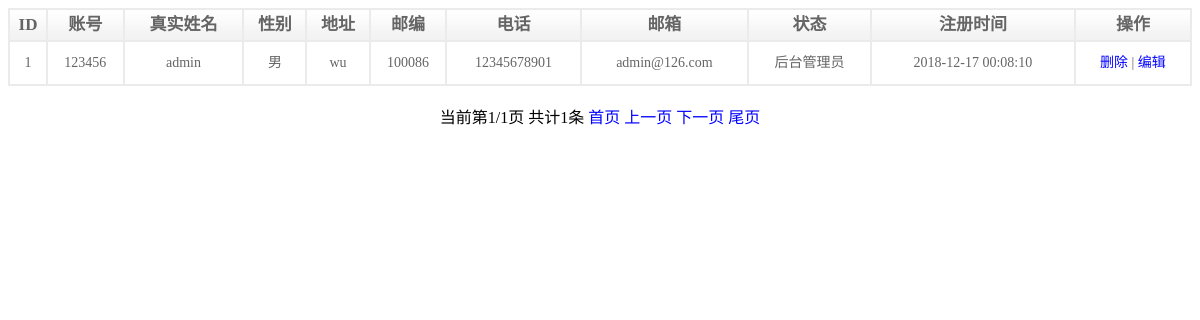
The app's page /admin/root/root.php with its own data.
### tables this page shows
CREATE TABLE IF NOT EXISTS `root` (
  `id` int(11) unsigned NOT NULL AUTO_INCREMENT,
  `username` varchar(32) NOT NULL,
  `name` varchar(16) DEFAULT NULL,
  `pass` char(32) NOT NULL,
  `sex` tinyint(1) DEFAULT NULL,
  `address` varchar(255) DEFAULT NULL,
  `code` char(6) DEFAULT NULL,
  `phone` varchar(16) DEFAULT NULL,
  `email` varchar(50) NOT NULL,
  `state` tinyint(1) DEFAULT '1',
  `addtime` int(11) unsigned DEFAULT NULL,
  PRIMARY KEY (`id`),
  UNIQUE KEY `username` (`username`)
);

### public/Model.class.php (called while the page is built, shortened)
 <?php
class Model
{
	protected $link;
	protected $tableName;
	protected $limit = null;
	public function __construct($tableName)
	{
		$this->link = @mysqli_connect(HOST,USER,PASS,DBNAME) or die("数据库连接失败");
		mysqli_set_charset($this->link,"utf8");
		$this->tableName = $tableName;
		$this->loadFields();
	}
	private function loadFields()
	{
		$sql = "desc {$this->tableName}";
		$result = mysqli_query($this->link,$sql);
		while($row = mysqli_fetch_assoc($result)){
			$this->fields[] = $row['Field'];
			if($row['Key']=="PRI"){
				$this->pk = $row['Field'];
			}
		}
	}
	public function total()
	{
		$sql = "select count(*) from {$this->tableName}";
		$result = mysqli_query($this->link,$sql);
		$res = mysqli_fetch_row($result);
		return $res[0];
	}
	public function select()
	{
		$sql = "select * from {$this->tableName}";
		if(!empty($this->limit)){
			$sql .= " limit ".$this->limit;
		}
		$result = mysqli_query($this->link,$sql);
		$list = mysqli_fetch_all($result,MYSQLI_ASSOC);
		$this->limit = null;
		return $list;
	}
	public function limit($m,$n=0)
	{
		if($n==0){
			$this->limit = $m;
		}else{
			$this->limit = $m.",".$n;
		}
		return $this;
	}
}

### admin/root/root.php (the view, shortened to what this page needs)
 <!doctype html>
<html>
<head>
</head>
<body>
	<center>
		<table class="table" width="100%">
			<tr>
				<th>ID</th>
				<th>账号</th>
				<th>真实姓名</th>
				<th>性别</th>
				<th>地址</th>
				<th>邮编</th>
				<th>电话</th>
				<th>邮箱</th>
				<th>状态</th>
				<th>注册时间</th>
				<th>操作</th>
			</tr>
			<?php
			$sex = ['0'=>"女",'1'=>"男"];
			$state = array("0"=>"后台管理员","1"=>"用户","2"=>"禁用");
			require("../../public/Model.class.php");
			require("../../public/Page.class.php");
					$mod = new Model("root");
					$total = $mod->total();
					$page = new Page($total,8);
					$list = $mod->limit($page->limit())->select();
					foreach ($list as $row) {
						echo "<center>";
						echo "<tr>";
						echo "<td>{$row['id']}</td>";
						echo "<td>{$row['username']}</td>";
						echo "<td>{$row['name']}</td>";
						echo "<td>{$sex[$row['sex']]}</td>";
						echo "<td>{$row['address']}</td>";
						echo "<td>{$row['code']}</td>";
						echo "<td>{$row['phone']}</td>";
						echo "<td>{$row['email']}</td>";
						echo "<td>{$state[$row['state']]}</td>";
						echo "<td>".date("Y-m-d H:i:s",$row['addtime'])."</td>";
						echo "<td><a href='action.php?a=del&id={$row['id']}'>删除</a> | <a href='edit.php?id={$row['id']}'>编辑</a></td>";
						echo "</center>";
				}
			 ?>
		</table>
		<br>
		<?php echo $page->show(); ?>
	</center>
</body>
</html>

### admin/root/root.php (style rules this page uses)
.table { font-size:14px; font-family:宋体; text-align: center; line-height: 40px; border-spacing:0; border-left:1px solid #EBEBEB; border-right:1px solid #EBEBEB; border-bottom:1px solid #EBEBEB; border-top:1px solid #EBEBEB; color: #656565; }
th,td { border:1px solid #EBEBEB; }
th { line-height: 28px; font-size:17px; font-family:幼体; background: rgba(0, 0, 0, 0) url("../include/images/list_bg.jpg") repeat-x scroll 0 0; }
a { color: blue; text-decoration:none; }

### records on screen
root: id "1", username "123456", name "admin", sex "男", address "wu", code "100086", phone "12345678901", email "admin@126.com", state "后台管理员", addtime "2018-12-17 00:08:10"

### other values on screen
$page->show() "当前第1/1页 共计1条"
